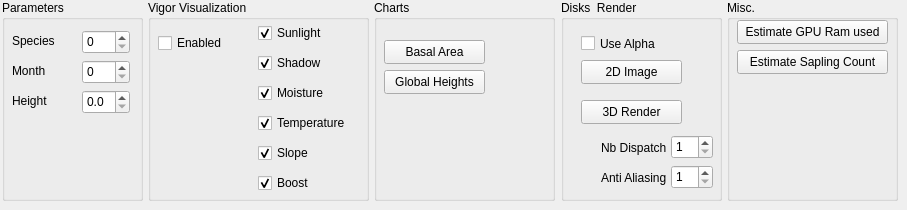
         <widget class="QWidget" name="tab_2">
          <attribute name="title">
           <string>Data</string>
          </attribute>
          <widget class="QGroupBox" name="groupBox_6">
           <property name="geometry">
            <rect>
             <x>374</x>
             <y>0</y>
             <width>181</width>
             <height>201</height>
            </rect>
           </property>
           <property name="title">
            <string>Charts</string>
           </property>
           <widget class="QPushButton" name="chart_basal_area">
            <property name="geometry">
             <rect>
              <x>10</x>
              <y>40</y>
              <width>101</width>
              <height>24</height>
             </rect>
            </property>
            <property name="text">
             <string>Basal Area</string>
            </property>
           </widget>
           <widget class="QPushButton" name="hist_heights">
            <property name="geometry">
             <rect>
              <x>10</x>
              <y>70</y>
              <width>101</width>
              <height>24</height>
             </rect>
            </property>
            <property name="toolTip">
             <string>Histogram of the heights in the entire scene</string>
            </property>
            <property name="text">
             <string>Global Heights</string>
            </property>
           </widget>
          </widget>
          <widget class="QGroupBox" name="groupBox_2">
           <property name="geometry">
            <rect>
             <x>148</x>
             <y>0</y>
             <width>221</width>
             <height>201</height>
            </rect>
           </property>
           <property name="title">
            <string>Vigor Visualization</string>
           </property>
           <widget class="QCheckBox" name="dbg_enable">
            <property name="geometry">
             <rect>
              <x>10</x>
              <y>30</y>
              <width>71</width>
              <height>26</height>
             </rect>
            </property>
            <property name="text">
             <string>Enabled</string>
            </property>
            <property name="checkable">
             <bool>true</bool>
            </property>
           </widget>
           <widget class="QCheckBox" name="dbg_sun">
            <property name="geometry">
             <rect>
              <x>110</x>
              <y>20</y>
              <width>93</width>
              <height>26</height>
             </rect>
            </property>
            <property name="text">
             <string>Sunlight</string>
            </property>
            <property name="checked">
             <bool>true</bool>
            </property>
           </widget>
           <widget class="QCheckBox" name="dbg_moist">
            <property name="geometry">
             <rect>
              <x>110</x>
              <y>80</y>
              <width>93</width>
              <height>26</height>
             </rect>
            </property>
            <property name="text">
             <string>Moisture</string>
            </property>
            <property name="checked">
             <bool>true</bool>
            </property>
           </widget>
           <widget class="QCheckBox" name="dbg_temp">
            <property name="geometry">
             <rect>
              <x>110</x>
              <y>110</y>
              <width>93</width>
              <height>26</height>
             </rect>
            </property>
            <property name="text">
             <string>Temperature</string>
            </property>
            <property name="checked">
             <bool>true</bool>
            </property>
           </widget>
           <widget class="QCheckBox" name="dbg_slope">
            <property name="geometry">
             <rect>
              <x>110</x>
              <y>140</y>
              <width>93</width>
              <height>26</height>
             </rect>
            </property>
            <property name="text">
             <string>Slope</string>
            </property>
            <property name="checked">
             <bool>true</bool>
            </property>
           </widget>
           <widget class="QCheckBox" name="dbg_boost">
            <property name="geometry">
             <rect>
              <x>110</x>
              <y>170</y>
              <width>93</width>
              <height>26</height>
             </rect>
            </property>
            <property name="text">
             <string>Boost</string>
            </property>
            <property name="checked">
             <bool>true</bool>
            </property>
           </widget>
           <widget class="QCheckBox" name="dbg_shadow">
            <property name="geometry">
             <rect>
              <x>110</x>
              <y>50</y>
              <width>93</width>
              <height>26</height>
             </rect>
            </property>
            <property name="text">
             <string>Shadow</string>
            </property>
            <property name="checked">
             <bool>true</bool>
            </property>
           </widget>
          </widget>
          <widget class="QGroupBox" name="groupBox_3">
           <property name="geometry">
            <rect>
             <x>2</x>
             <y>0</y>
             <width>141</width>
             <height>201</height>
            </rect>
           </property>
           <property name="title">
            <string>Parameters</string>
           </property>
           <widget class="QDoubleSpinBox" name="dbg_height">
            <property name="geometry">
             <rect>
              <x>80</x>
              <y>90</y>
              <width>48</width>
              <height>24</height>
             </rect>
            </property>
            <property name="decimals">
             <number>1</number>
            </property>
            <property name="maximum">
             <double>60.000000000000000</double>
            </property>
           </widget>
           <widget class="QLabel" name="label_39">
            <property name="geometry">
             <rect>
              <x>10</x>
              <y>30</y>
              <width>51</width>
              <height>21</height>
             </rect>
            </property>
            <property name="text">
             <string>Species</string>
            </property>
           </widget>
           <widget class="QLabel" name="label_44">
            <property name="geometry">
             <rect>
              <x>10</x>
              <y>90</y>
              <width>51</width>
              <height>21</height>
             </rect>
            </property>
            <property name="text">
             <string>Height</string>
            </property>
           </widget>
           <widget class="QSpinBox" name="dbg_species">
            <property name="geometry">
             <rect>
              <x>80</x>
              <y>30</y>
              <width>48</width>
              <height>24</height>
             </rect>
            </property>
            <property name="maximum">
             <number>6</number>
            </property>
           </widget>
           <widget class="QLabel" name="label_40">
            <property name="geometry">
             <rect>
              <x>10</x>
              <y>60</y>
              <width>51</width>
              <height>21</height>
             </rect>
            </property>
            <property name="text">
             <string>Month</string>
            </property>
           </widget>
           <widget class="QSpinBox" name="dbg_month">
            <property name="geometry">
             <rect>
              <x>80</x>
              <y>60</y>
              <width>48</width>
              <height>24</height>
             </rect>
            </property>
            <property name="maximum">
             <number>8</number>
            </property>
           </widget>
          </widget>
          <widget class="QGroupBox" name="groupBox_10">
           <property name="geometry">
            <rect>
             <x>561</x>
             <y>0</y>
             <width>161</width>
             <height>201</height>
            </rect>
           </property>
           <property name="title">
            <string>Disks  Render</string>
           </property>
           <widget class="QPushButton" name="pbr_disks">
            <property name="geometry">
             <rect>
              <x>20</x>
              <y>100</y>
              <width>101</width>
              <height>24</height>
             </rect>
            </property>
            <property name="text">
             <string>3D Render</string>
            </property>
           </widget>
           <widget class="QSpinBox" name="pbr_dispatch">
            <property name="geometry">
             <rect>
              <x>110</x>
              <y>135</y>
              <width>42</width>
              <height>24</height>
             </rect>
            </property>
            <property name="minimum">
             <number>1</number>
            </property>
           </widget>
           <widget class="QSpinBox" name="pbr_aa">
            <property name="geometry">
             <rect>
              <x>110</x>
              <y>165</y>
              <width>42</width>
              <height>24</height>
             </rect>
            </property>
            <property name="minimum">
             <number>1</number>
            </property>
           </widget>
           <widget class="QLabel" name="label_37">
            <property name="geometry">
             <rect>
              <x>40</x>
              <y>140</y>
              <width>71</width>
              <height>16</height>
             </rect>
            </property>
            <property name="text">
             <string>Nb Dispatch</string>
            </property>
           </widget>
           <widget class="QLabel" name="label_68">
            <property name="geometry">
             <rect>
              <x>40</x>
              <y>170</y>
              <width>71</width>
              <height>16</height>
             </rect>
            </property>
            <property name="text">
             <string>Anti Aliasing</string>
            </property>
           </widget>
           <widget class="QCheckBox" name="pbr_useAlpha">
            <property name="geometry">
             <rect>
              <x>20</x>
              <y>35</y>
              <width>101</width>
              <height>17</height>
             </rect>
            </property>
            <property name="text">
             <string>Use Alpha</string>
            </property>
           </widget>
           <widget class="QPushButton" name="disk_schema">
            <property name="geometry">
             <rect>
              <x>20</x>
              <y>60</y>
              <width>101</width>
              <height>24</height>
             </rect>
            </property>
            <property name="text">
             <string>2D Image</string>
            </property>
           </widget>
          </widget>
          <widget class="QGroupBox" name="groupBox_20">
           <property name="geometry">
            <rect>
             <x>727</x>
             <y>0</y>
             <width>171</width>
             <height>201</height>
            </rect>
           </property>
           <property name="title">
            <string>Misc.</string>
           </property>
           <widget class="QPushButton" name="sapling_nb">
            <property name="geometry">
             <rect>
              <x>10</x>
              <y>50</y>
              <width>151</width>
              <height>24</height>
             </rect>
            </property>
            <property name="text">
             <string>Estimate Sapling Count</string>
            </property>
           </widget>
           <widget class="QPushButton" name="ram">
            <property name="geometry">
             <rect>
              <x>10</x>
              <y>20</y>
              <width>151</width>
              <height>24</height>
             </rect>
            </property>
            <property name="text">
             <string>Estimate GPU Ram used</string>
            </property>
           </widget>
          </widget>
         </widget>
